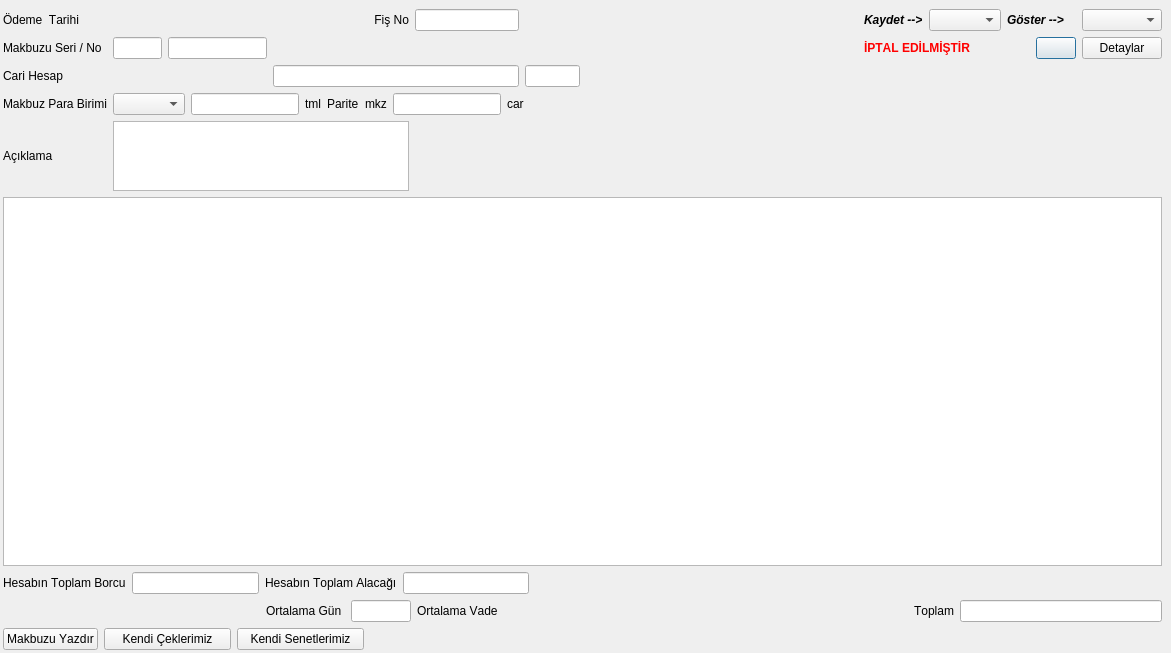
<?xml version="1.0" encoding="UTF-8"?>
<ui version="4.0">
 <class>CARI_ODEME_FISI</class>
 <widget class="QDialog" name="CARI_ODEME_FISI">
  <property name="geometry">
   <rect>
    <x>0</x>
    <y>0</y>
    <width>1171</width>
    <height>653</height>
   </rect>
  </property>
  <property name="sizePolicy">
   <sizepolicy hsizetype="Expanding" vsizetype="Expanding">
    <horstretch>0</horstretch>
    <verstretch>0</verstretch>
   </sizepolicy>
  </property>
  <property name="font">
   <font>
    <underline>false</underline>
    <kerning>false</kerning>
   </font>
  </property>
  <property name="windowTitle">
   <string>Ödeme Fişi</string>
  </property>
  <layout class="QGridLayout" name="gridLayout_3" rowstretch="0,10,10,80,1,1" columnstretch="100,0">
   <property name="margin">
    <number>3</number>
   </property>
   <item row="0" column="0" colspan="2">
    <widget class="QWidget" name="navigation_button_widget" native="true">
     <property name="sizePolicy">
      <sizepolicy hsizetype="Expanding" vsizetype="Expanding">
       <horstretch>0</horstretch>
       <verstretch>0</verstretch>
      </sizepolicy>
     </property>
    </widget>
   </item>
   <item row="1" column="0" rowspan="2">
    <layout class="QGridLayout" name="gridLayout_4" rowstretch="1,1,1,1,1" columnstretch="1,6,12,10,10,15,8,40,10,10,10,10">
     <item row="0" column="0">
      <widget class="QLabel" name="label_3">
       <property name="sizePolicy">
        <sizepolicy hsizetype="Fixed" vsizetype="Fixed">
         <horstretch>0</horstretch>
         <verstretch>0</verstretch>
        </sizepolicy>
       </property>
       <property name="text">
        <string>Ödeme  Tarihi</string>
       </property>
       <property name="buddy">
        <cstring>lineedit_fis_no</cstring>
       </property>
      </widget>
     </item>
     <item row="0" column="1" colspan="3">
      <widget class="QAdakDate" name="adakDate_fis_tarihi" native="true">
       <property name="sizePolicy">
        <sizepolicy hsizetype="Expanding" vsizetype="Fixed">
         <horstretch>0</horstretch>
         <verstretch>0</verstretch>
        </sizepolicy>
       </property>
       <property name="minimumSize">
        <size>
         <width>242</width>
         <height>0</height>
        </size>
       </property>
       <property name="maximumSize">
        <size>
         <width>242</width>
         <height>30</height>
        </size>
       </property>
       <property name="whatsThis">
        <string>Tarih WidgetÄ± </string>
       </property>
       <property name="QAdakDate" stdset="0">
        <rect>
         <x>0</x>
         <y>0</y>
         <width>100</width>
         <height>100</height>
        </rect>
       </property>
      </widget>
     </item>
     <item row="0" column="8">
      <widget class="QLabel" name="label_sirket">
       <property name="sizePolicy">
        <sizepolicy hsizetype="Fixed" vsizetype="Fixed">
         <horstretch>0</horstretch>
         <verstretch>0</verstretch>
        </sizepolicy>
       </property>
       <property name="font">
        <font>
         <weight>75</weight>
         <italic>true</italic>
         <bold>true</bold>
        </font>
       </property>
       <property name="text">
        <string>Kaydet --&gt;</string>
       </property>
      </widget>
     </item>
     <item row="0" column="9">
      <widget class="QComboBox" name="comboBox_sirket">
       <property name="sizePolicy">
        <sizepolicy hsizetype="Minimum" vsizetype="Fixed">
         <horstretch>0</horstretch>
         <verstretch>0</verstretch>
        </sizepolicy>
       </property>
      </widget>
     </item>
     <item row="0" column="10">
      <widget class="QLabel" name="label_fis_filtresi">
       <property name="sizePolicy">
        <sizepolicy hsizetype="Fixed" vsizetype="Fixed">
         <horstretch>0</horstretch>
         <verstretch>0</verstretch>
        </sizepolicy>
       </property>
       <property name="font">
        <font>
         <weight>75</weight>
         <italic>true</italic>
         <bold>true</bold>
        </font>
       </property>
       <property name="text">
        <string>Göster --&gt;</string>
       </property>
      </widget>
     </item>
     <item row="0" column="11">
      <widget class="QComboBox" name="comboBox_fis_filtresi">
       <property name="sizePolicy">
        <sizepolicy hsizetype="Minimum" vsizetype="Fixed">
         <horstretch>0</horstretch>
         <verstretch>0</verstretch>
        </sizepolicy>
       </property>
       <property name="focusPolicy">
        <enum>Qt::NoFocus</enum>
       </property>
      </widget>
     </item>
     <item row="1" column="0">
      <widget class="QLabel" name="label_makbuz_seri_no">
       <property name="sizePolicy">
        <sizepolicy hsizetype="Fixed" vsizetype="Fixed">
         <horstretch>0</horstretch>
         <verstretch>0</verstretch>
        </sizepolicy>
       </property>
       <property name="text">
        <string>Makbuzu Seri / No</string>
       </property>
      </widget>
     </item>
     <item row="1" column="1">
      <widget class="QLineEdit" name="lineEdit_belge_seri"/>
     </item>
     <item row="1" column="2">
      <widget class="QLineEdit" name="lineEdit_belge_numarasi"/>
     </item>
     <item row="1" column="8" colspan="2">
      <widget class="QLabel" name="label_iptal">
       <property name="sizePolicy">
        <sizepolicy hsizetype="Fixed" vsizetype="Fixed">
         <horstretch>0</horstretch>
         <verstretch>0</verstretch>
        </sizepolicy>
       </property>
       <property name="font">
        <font>
         <weight>75</weight>
         <bold>true</bold>
        </font>
       </property>
       <property name="styleSheet">
        <string notr="true">color: rgb(255, 0, 0);</string>
       </property>
       <property name="text">
        <string>İPTAL EDİLMİŞTİR</string>
       </property>
       <property name="alignment">
        <set>Qt::AlignCenter</set>
       </property>
      </widget>
     </item>
     <item row="2" column="0">
      <widget class="QLabel" name="label_5">
       <property name="sizePolicy">
        <sizepolicy hsizetype="Fixed" vsizetype="Fixed">
         <horstretch>0</horstretch>
         <verstretch>0</verstretch>
        </sizepolicy>
       </property>
       <property name="text">
        <string>Cari Hesap </string>
       </property>
       <property name="buddy">
        <cstring>lineedit_fis_no</cstring>
       </property>
      </widget>
     </item>
     <item row="2" column="1" colspan="2">
      <widget class="QSearchEdit" name="searchedit_cari_hesap_kodu" native="true">
       <property name="sizePolicy">
        <sizepolicy hsizetype="Expanding" vsizetype="Fixed">
         <horstretch>0</horstretch>
         <verstretch>0</verstretch>
        </sizepolicy>
       </property>
       <property name="whatsThis">
        <string>Arama widget. </string>
       </property>
       <property name="QSearchEdit" stdset="0">
        <rect>
         <x>0</x>
         <y>0</y>
         <width>100</width>
         <height>100</height>
        </rect>
       </property>
      </widget>
     </item>
     <item row="2" column="3" colspan="3">
      <widget class="QLineEdit" name="lineedit_cari_hesap_ismi">
       <property name="sizePolicy">
        <sizepolicy hsizetype="Expanding" vsizetype="Fixed">
         <horstretch>0</horstretch>
         <verstretch>0</verstretch>
        </sizepolicy>
       </property>
       <property name="focusPolicy">
        <enum>Qt::NoFocus</enum>
       </property>
       <property name="readOnly">
        <bool>true</bool>
       </property>
      </widget>
     </item>
     <item row="2" column="6">
      <widget class="QLineEdit" name="lineEdit_cari_para_birimi">
       <property name="focusPolicy">
        <enum>Qt::NoFocus</enum>
       </property>
       <property name="readOnly">
        <bool>true</bool>
       </property>
      </widget>
     </item>
     <item row="3" column="0">
      <widget class="QLabel" name="label_7">
       <property name="sizePolicy">
        <sizepolicy hsizetype="Fixed" vsizetype="Fixed">
         <horstretch>0</horstretch>
         <verstretch>0</verstretch>
        </sizepolicy>
       </property>
       <property name="text">
        <string>Makbuz Para Birimi</string>
       </property>
      </widget>
     </item>
     <item row="3" column="1" colspan="6">
      <layout class="QGridLayout" name="gridLayout">
       <item row="0" column="0">
        <widget class="QComboBox" name="comboBox_makbuz_para_birimi">
         <property name="sizePolicy">
          <sizepolicy hsizetype="Minimum" vsizetype="Fixed">
           <horstretch>0</horstretch>
           <verstretch>0</verstretch>
          </sizepolicy>
         </property>
        </widget>
       </item>
       <item row="0" column="1">
        <widget class="QCommaEdit" name="commaEdit_kur">
         <property name="whatsThis">
          <string>Sayilari formatina(Or:1,000,234.50) donusturur. </string>
         </property>
         <property name="QCommaEdit" stdset="0">
          <rect>
           <x>0</x>
           <y>0</y>
           <width>100</width>
           <height>100</height>
          </rect>
         </property>
        </widget>
       </item>
       <item row="0" column="2">
        <widget class="QLabel" name="label_temel_para_birimi">
         <property name="sizePolicy">
          <sizepolicy hsizetype="Fixed" vsizetype="Fixed">
           <horstretch>0</horstretch>
           <verstretch>0</verstretch>
          </sizepolicy>
         </property>
         <property name="text">
          <string>tml</string>
         </property>
        </widget>
       </item>
       <item row="0" column="3">
        <widget class="QLabel" name="label_parite">
         <property name="sizePolicy">
          <sizepolicy hsizetype="Fixed" vsizetype="Fixed">
           <horstretch>0</horstretch>
           <verstretch>0</verstretch>
          </sizepolicy>
         </property>
         <property name="layoutDirection">
          <enum>Qt::RightToLeft</enum>
         </property>
         <property name="text">
          <string>Parite</string>
         </property>
        </widget>
       </item>
       <item row="0" column="4">
        <widget class="QLabel" name="label_makbuz_para_birimi">
         <property name="sizePolicy">
          <sizepolicy hsizetype="Fixed" vsizetype="Fixed">
           <horstretch>0</horstretch>
           <verstretch>0</verstretch>
          </sizepolicy>
         </property>
         <property name="layoutDirection">
          <enum>Qt::RightToLeft</enum>
         </property>
         <property name="text">
          <string>mkz</string>
         </property>
        </widget>
       </item>
       <item row="0" column="5">
        <widget class="QCommaEdit" name="commaEdit_parite">
         <property name="whatsThis">
          <string>Sayilari formatina(Or:1,000,234.50) donusturur. </string>
         </property>
         <property name="QCommaEdit" stdset="0">
          <rect>
           <x>0</x>
           <y>0</y>
           <width>100</width>
           <height>100</height>
          </rect>
         </property>
        </widget>
       </item>
       <item row="0" column="6">
        <widget class="QLabel" name="label_cari_para_birimi">
         <property name="sizePolicy">
          <sizepolicy hsizetype="Fixed" vsizetype="Fixed">
           <horstretch>0</horstretch>
           <verstretch>0</verstretch>
          </sizepolicy>
         </property>
         <property name="text">
          <string>car</string>
         </property>
        </widget>
       </item>
       <item row="0" column="7">
        <spacer name="horizontalSpacer_2">
         <property name="orientation">
          <enum>Qt::Horizontal</enum>
         </property>
         <property name="sizeHint" stdset="0">
          <size>
           <width>40</width>
           <height>20</height>
          </size>
         </property>
        </spacer>
       </item>
      </layout>
     </item>
     <item row="4" column="0">
      <widget class="QLabel" name="label_6">
       <property name="sizePolicy">
        <sizepolicy hsizetype="Fixed" vsizetype="Fixed">
         <horstretch>0</horstretch>
         <verstretch>0</verstretch>
        </sizepolicy>
       </property>
       <property name="text">
        <string>Açıklama</string>
       </property>
       <property name="buddy">
        <cstring>lineedit_fis_no</cstring>
       </property>
      </widget>
     </item>
     <item row="4" column="1" colspan="4">
      <widget class="QLimitedTextEdit" name="limitedTextEdit_aciklama">
       <property name="maximumSize">
        <size>
         <width>16777215</width>
         <height>70</height>
        </size>
       </property>
      </widget>
     </item>
     <item row="0" column="7">
      <spacer name="verticalSpacer">
       <property name="orientation">
        <enum>Qt::Vertical</enum>
       </property>
       <property name="sizeHint" stdset="0">
        <size>
         <width>20</width>
         <height>40</height>
        </size>
       </property>
      </spacer>
     </item>
     <item row="0" column="4">
      <widget class="QLabel" name="label">
       <property name="sizePolicy">
        <sizepolicy hsizetype="Fixed" vsizetype="Fixed">
         <horstretch>0</horstretch>
         <verstretch>0</verstretch>
        </sizepolicy>
       </property>
       <property name="layoutDirection">
        <enum>Qt::LeftToRight</enum>
       </property>
       <property name="text">
        <string>    Fiş No</string>
       </property>
       <property name="alignment">
        <set>Qt::AlignRight|Qt::AlignTrailing|Qt::AlignVCenter</set>
       </property>
       <property name="buddy">
        <cstring>lineedit_fis_no</cstring>
       </property>
      </widget>
     </item>
     <item row="0" column="5">
      <widget class="QLineEdit" name="lineedit_fis_no">
       <property name="enabled">
        <bool>true</bool>
       </property>
       <property name="sizePolicy">
        <sizepolicy hsizetype="Expanding" vsizetype="Fixed">
         <horstretch>0</horstretch>
         <verstretch>0</verstretch>
        </sizepolicy>
       </property>
       <property name="text">
        <string/>
       </property>
       <property name="readOnly">
        <bool>false</bool>
       </property>
      </widget>
     </item>
     <item row="1" column="11">
      <widget class="QPushButton" name="pushButton_detaylar">
       <property name="focusPolicy">
        <enum>Qt::NoFocus</enum>
       </property>
       <property name="text">
        <string>Detaylar</string>
       </property>
      </widget>
     </item>
     <item row="1" column="10">
      <layout class="QGridLayout" name="gridLayout_6">
       <item row="0" column="0">
        <spacer name="horizontalSpacer_7">
         <property name="orientation">
          <enum>Qt::Horizontal</enum>
         </property>
         <property name="sizeHint" stdset="0">
          <size>
           <width>40</width>
           <height>20</height>
          </size>
         </property>
        </spacer>
       </item>
       <item row="0" column="1">
        <widget class="QPushButton" name="pushButton_urettigi_fisler">
         <property name="toolTip">
          <string>Ürettiği Fişler</string>
         </property>
         <property name="text">
          <string/>
         </property>
         <property name="icon">
          <iconset resource="../e9_icons.qrc">
           <normaloff>:/e9_icons/E9_ICONS/fisler.png</normaloff>:/e9_icons/E9_ICONS/fisler.png</iconset>
         </property>
        </widget>
       </item>
      </layout>
     </item>
    </layout>
   </item>
   <item row="3" column="0">
    <widget class="QTableWidget" name="tablewidget_fis_satirlari"/>
   </item>
   <item row="4" column="0">
    <layout class="QHBoxLayout" name="horizontalLayout" stretch="1,10,1,10,50">
     <item>
      <widget class="QLabel" name="label_4">
       <property name="text">
        <string>Hesabın Toplam Borcu</string>
       </property>
      </widget>
     </item>
     <item>
      <widget class="QCommaEdit" name="commaEdit_hesap_borc">
       <property name="focusPolicy">
        <enum>Qt::NoFocus</enum>
       </property>
       <property name="whatsThis">
        <string>Sayilari formatina(Or:1,000,234.50) donusturur. </string>
       </property>
       <property name="QCommaEdit" stdset="0">
        <rect>
         <x>0</x>
         <y>0</y>
         <width>100</width>
         <height>100</height>
        </rect>
       </property>
      </widget>
     </item>
     <item>
      <widget class="QLabel" name="label_8">
       <property name="text">
        <string>Hesabın Toplam Alacağı</string>
       </property>
      </widget>
     </item>
     <item>
      <widget class="QCommaEdit" name="commaEdit_hesap_alacak">
       <property name="focusPolicy">
        <enum>Qt::NoFocus</enum>
       </property>
       <property name="whatsThis">
        <string>Sayilari formatina(Or:1,000,234.50) donusturur. </string>
       </property>
       <property name="QCommaEdit" stdset="0">
        <rect>
         <x>0</x>
         <y>0</y>
         <width>100</width>
         <height>100</height>
        </rect>
       </property>
      </widget>
     </item>
     <item>
      <spacer name="horizontalSpacer">
       <property name="orientation">
        <enum>Qt::Horizontal</enum>
       </property>
       <property name="sizeHint" stdset="0">
        <size>
         <width>40</width>
         <height>20</height>
        </size>
       </property>
      </spacer>
     </item>
    </layout>
   </item>
   <item row="5" column="0">
    <layout class="QGridLayout" name="gridLayout_2" rowstretch="1,0" columnstretch="10,0,0,0,0,0,0,0,0">
     <item row="1" column="1">
      <widget class="QPushButton" name="buton_kendi_ceklerimiz">
       <property name="sizePolicy">
        <sizepolicy hsizetype="Expanding" vsizetype="Expanding">
         <horstretch>0</horstretch>
         <verstretch>0</verstretch>
        </sizepolicy>
       </property>
       <property name="focusPolicy">
        <enum>Qt::NoFocus</enum>
       </property>
       <property name="text">
        <string>Kendi Çeklerimiz</string>
       </property>
       <property name="autoDefault">
        <bool>false</bool>
       </property>
      </widget>
     </item>
     <item row="1" column="2">
      <widget class="QPushButton" name="buton_kendi_senetlerimiz">
       <property name="sizePolicy">
        <sizepolicy hsizetype="Expanding" vsizetype="Expanding">
         <horstretch>0</horstretch>
         <verstretch>0</verstretch>
        </sizepolicy>
       </property>
       <property name="focusPolicy">
        <enum>Qt::NoFocus</enum>
       </property>
       <property name="text">
        <string>Kendi Senetlerimiz</string>
       </property>
       <property name="autoDefault">
        <bool>false</bool>
       </property>
      </widget>
     </item>
     <item row="1" column="0">
      <widget class="QPushButton" name="push_button_odeme_makbuzu_yazdir">
       <property name="sizePolicy">
        <sizepolicy hsizetype="Fixed" vsizetype="Expanding">
         <horstretch>0</horstretch>
         <verstretch>0</verstretch>
        </sizepolicy>
       </property>
       <property name="focusPolicy">
        <enum>Qt::NoFocus</enum>
       </property>
       <property name="layoutDirection">
        <enum>Qt::LeftToRight</enum>
       </property>
       <property name="text">
        <string>Makbuzu Yazdır</string>
       </property>
       <property name="icon">
        <iconset resource="../e9_icons.qrc">
         <normaloff>:/e9_icons/E9_ICONS/yazdir_ikonu.png</normaloff>:/e9_icons/E9_ICONS/yazdir_ikonu.png</iconset>
       </property>
       <property name="iconSize">
        <size>
         <width>32</width>
         <height>32</height>
        </size>
       </property>
      </widget>
     </item>
     <item row="0" column="1" colspan="8">
      <layout class="QGridLayout" name="gridLayout_7" columnstretch="8,1,3,1,10,8,1,10">
       <item row="0" column="2">
        <widget class="QLineEdit" name="lineedit_ort_gun">
         <property name="enabled">
          <bool>true</bool>
         </property>
         <property name="sizePolicy">
          <sizepolicy hsizetype="Expanding" vsizetype="Fixed">
           <horstretch>0</horstretch>
           <verstretch>0</verstretch>
          </sizepolicy>
         </property>
         <property name="focusPolicy">
          <enum>Qt::NoFocus</enum>
         </property>
         <property name="text">
          <string/>
         </property>
         <property name="readOnly">
          <bool>false</bool>
         </property>
        </widget>
       </item>
       <item row="0" column="1">
        <widget class="QLabel" name="label_ort_gun">
         <property name="sizePolicy">
          <sizepolicy hsizetype="Fixed" vsizetype="Fixed">
           <horstretch>0</horstretch>
           <verstretch>0</verstretch>
          </sizepolicy>
         </property>
         <property name="text">
          <string>Ortalama Gün </string>
         </property>
        </widget>
       </item>
       <item row="0" column="3">
        <widget class="QLabel" name="label_vadesi">
         <property name="sizePolicy">
          <sizepolicy hsizetype="Fixed" vsizetype="Fixed">
           <horstretch>0</horstretch>
           <verstretch>0</verstretch>
          </sizepolicy>
         </property>
         <property name="text">
          <string>Ortalama Vade</string>
         </property>
        </widget>
       </item>
       <item row="0" column="4">
        <widget class="QAdakDate" name="adakDate_ortalama_vade" native="true">
         <property name="sizePolicy">
          <sizepolicy hsizetype="Expanding" vsizetype="Fixed">
           <horstretch>0</horstretch>
           <verstretch>0</verstretch>
          </sizepolicy>
         </property>
         <property name="minimumSize">
          <size>
           <width>242</width>
           <height>0</height>
          </size>
         </property>
         <property name="maximumSize">
          <size>
           <width>242</width>
           <height>30</height>
          </size>
         </property>
         <property name="focusPolicy">
          <enum>Qt::NoFocus</enum>
         </property>
         <property name="whatsThis">
          <string>Tarih WidgetÄ± </string>
         </property>
         <property name="QAdakDate" stdset="0">
          <rect>
           <x>0</x>
           <y>0</y>
           <width>100</width>
           <height>100</height>
          </rect>
         </property>
        </widget>
       </item>
       <item row="0" column="6">
        <widget class="QLabel" name="label_toplam_tutar">
         <property name="sizePolicy">
          <sizepolicy hsizetype="Fixed" vsizetype="Fixed">
           <horstretch>0</horstretch>
           <verstretch>0</verstretch>
          </sizepolicy>
         </property>
         <property name="text">
          <string>Toplam</string>
         </property>
        </widget>
       </item>
       <item row="0" column="7">
        <widget class="QCommaEdit" name="commaedit_toplam_tutar">
         <property name="sizePolicy">
          <sizepolicy hsizetype="Expanding" vsizetype="Fixed">
           <horstretch>0</horstretch>
           <verstretch>0</verstretch>
          </sizepolicy>
         </property>
         <property name="focusPolicy">
          <enum>Qt::NoFocus</enum>
         </property>
         <property name="whatsThis">
          <string>Sayilari formatina(Or:1,000,234.50) donusturur. </string>
         </property>
         <property name="readOnly">
          <bool>true</bool>
         </property>
         <property name="QCommaEdit" stdset="0">
          <rect>
           <x>0</x>
           <y>0</y>
           <width>100</width>
           <height>100</height>
          </rect>
         </property>
        </widget>
       </item>
       <item row="0" column="0">
        <spacer name="horizontalSpacer_3">
         <property name="orientation">
          <enum>Qt::Horizontal</enum>
         </property>
         <property name="sizeHint" stdset="0">
          <size>
           <width>40</width>
           <height>20</height>
          </size>
         </property>
        </spacer>
       </item>
       <item row="0" column="5">
        <spacer name="horizontalSpacer_16">
         <property name="orientation">
          <enum>Qt::Horizontal</enum>
         </property>
         <property name="sizeHint" stdset="0">
          <size>
           <width>40</width>
           <height>20</height>
          </size>
         </property>
        </spacer>
       </item>
      </layout>
     </item>
     <item row="1" column="3">
      <spacer name="horizontalSpacer_6">
       <property name="orientation">
        <enum>Qt::Horizontal</enum>
       </property>
       <property name="sizeHint" stdset="0">
        <size>
         <width>40</width>
         <height>20</height>
        </size>
       </property>
      </spacer>
     </item>
     <item row="1" column="4">
      <spacer name="horizontalSpacer_4">
       <property name="orientation">
        <enum>Qt::Horizontal</enum>
       </property>
       <property name="sizeHint" stdset="0">
        <size>
         <width>40</width>
         <height>20</height>
        </size>
       </property>
      </spacer>
     </item>
     <item row="1" column="5">
      <spacer name="horizontalSpacer_11">
       <property name="orientation">
        <enum>Qt::Horizontal</enum>
       </property>
       <property name="sizeHint" stdset="0">
        <size>
         <width>40</width>
         <height>20</height>
        </size>
       </property>
      </spacer>
     </item>
     <item row="1" column="6">
      <spacer name="horizontalSpacer_12">
       <property name="orientation">
        <enum>Qt::Horizontal</enum>
       </property>
       <property name="sizeHint" stdset="0">
        <size>
         <width>40</width>
         <height>20</height>
        </size>
       </property>
      </spacer>
     </item>
     <item row="1" column="7">
      <spacer name="horizontalSpacer_13">
       <property name="orientation">
        <enum>Qt::Horizontal</enum>
       </property>
       <property name="sizeHint" stdset="0">
        <size>
         <width>40</width>
         <height>20</height>
        </size>
       </property>
      </spacer>
     </item>
     <item row="1" column="8">
      <spacer name="horizontalSpacer_14">
       <property name="orientation">
        <enum>Qt::Horizontal</enum>
       </property>
       <property name="sizeHint" stdset="0">
        <size>
         <width>40</width>
         <height>20</height>
        </size>
       </property>
      </spacer>
     </item>
    </layout>
   </item>
  </layout>
  <action name="action_satir_ekle">
   <property name="text">
    <string>Satır Ekle</string>
   </property>
  </action>
  <action name="action_satir_sil">
   <property name="text">
    <string>Satır Sil</string>
   </property>
  </action>
  <action name="action_satiri_tamamla">
   <property name="text">
    <string>Satiri Tamamla</string>
   </property>
   <property name="toolTip">
    <string>Satırdaki eksik bilgileri tamamlar.</string>
   </property>
   <property name="shortcut">
    <string>Ctrl+T</string>
   </property>
  </action>
 </widget>
 <customwidgets>
  <customwidget>
   <class>QAdakDate</class>
   <extends>QWidget</extends>
   <header>QAdakDate.h</header>
  </customwidget>
  <customwidget>
   <class>QCommaEdit</class>
   <extends>QLineEdit</extends>
   <header>QCommaEdit.h</header>
  </customwidget>
  <customwidget>
   <class>QLimitedTextEdit</class>
   <extends>QTextEdit</extends>
   <header>QLimitedTextEdit.h</header>
  </customwidget>
  <customwidget>
   <class>QSearchEdit</class>
   <extends>QWidget</extends>
   <header>QSearchEdit.h</header>
  </customwidget>
 </customwidgets>
 <tabstops>
  <tabstop>tablewidget_fis_satirlari</tabstop>
  <tabstop>commaEdit_hesap_borc</tabstop>
  <tabstop>commaEdit_hesap_alacak</tabstop>
  <tabstop>buton_kendi_senetlerimiz</tabstop>
  <tabstop>buton_kendi_ceklerimiz</tabstop>
  <tabstop>push_button_odeme_makbuzu_yazdir</tabstop>
 </tabstops>
 <resources>
  <include location="../e9_icons.qrc"/>
 </resources>
 <connections/>
</ui>
